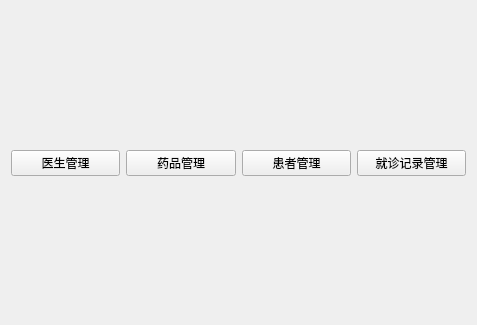
<?xml version="1.0" encoding="UTF-8"?>
<ui version="4.0">
 <class>WelcomeView</class>
 <widget class="QWidget" name="WelcomeView">
  <property name="geometry">
   <rect>
    <x>0</x>
    <y>0</y>
    <width>477</width>
    <height>325</height>
   </rect>
  </property>
  <property name="windowTitle">
   <string>欢迎管理员登录</string>
  </property>
  <layout class="QVBoxLayout" name="verticalLayout">
   <item>
    <spacer name="verticalSpacer">
     <property name="orientation">
      <enum>Qt::Vertical</enum>
     </property>
     <property name="sizeHint" stdset="0">
      <size>
       <width>20</width>
       <height>40</height>
      </size>
     </property>
    </spacer>
   </item>
   <item>
    <layout class="QHBoxLayout" name="horizontalLayout">
     <item>
      <widget class="QPushButton" name="btDoctor">
       <property name="sizePolicy">
        <sizepolicy hsizetype="Minimum" vsizetype="Fixed">
         <horstretch>0</horstretch>
         <verstretch>0</verstretch>
        </sizepolicy>
       </property>
       <property name="text">
        <string>医生管理</string>
       </property>
      </widget>
     </item>
     <item>
      <widget class="QPushButton" name="btDepartment">
       <property name="text">
        <string>药品管理</string>
       </property>
      </widget>
     </item>
     <item>
      <widget class="QPushButton" name="btPatient">
       <property name="text">
        <string>患者管理</string>
       </property>
      </widget>
     </item>
     <item>
      <widget class="QPushButton" name="btrecord">
       <property name="text">
        <string>就诊记录管理</string>
       </property>
      </widget>
     </item>
    </layout>
   </item>
   <item>
    <spacer name="verticalSpacer_2">
     <property name="orientation">
      <enum>Qt::Vertical</enum>
     </property>
     <property name="sizeHint" stdset="0">
      <size>
       <width>20</width>
       <height>40</height>
      </size>
     </property>
    </spacer>
   </item>
  </layout>
 </widget>
 <resources/>
 <connections/>
</ui>
